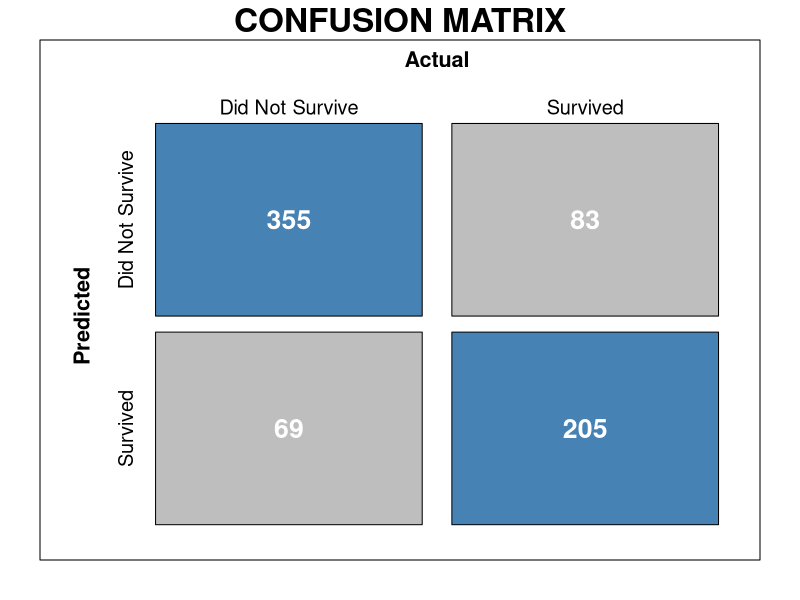
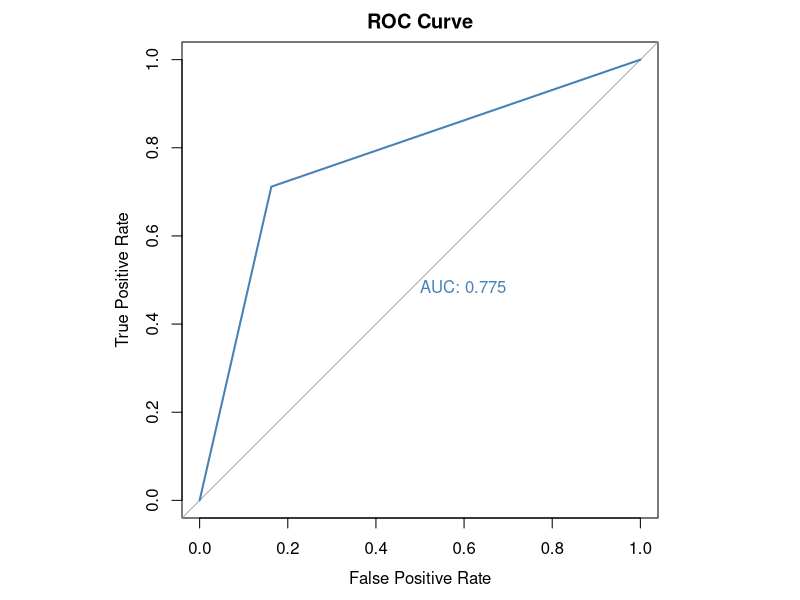

These charts were generated, in order, by the following R code:
# Master's Report Classification Project - Andras Horvath
# Naive Bayes

setwd("Your directory to titanic data set folder")
data = read.csv("Cleaned Dataset.csv", header = T)
data = data[-1] # remove this pesky column that keeps track of the observations

library(e1071)
library(caTools)
library(caret)


# Fitting Naive Bayes Model 
# By default, this implementation of the naive Bayes classifier models each 
# quantitative feature using a Gaussian distribution. However, a kernel density 
# method can also be used to estimate the distributions.
# The output contains the estimated mean and standard deviation for each
# variable in each class.

#set.seed(120)  # Setting Seed
classifier_cl <- naiveBayes(Survived ~ ., data = data)
classifier_cl

sum(data$Survived)/length(data$Survived) # = 0.4044944
# This is the prior probability for Y = 1 i.e. having survived.

# Predicting on test data (Since we do not know the "truth" about an individual's
# survival in the test set, I will actually use the training data set "Cleaned Dataset.csv")
y_pred <- predict(classifier_cl, newdata = data)

# Confusion Matrix
cm <- table(data = y_pred, reference = data$Survived) #https://www.rdocumentation.org/packages/caret/versions/3.45/topics/confusionMatrix
# prediction first, then true results.
cm
# table(y_pred,data$Survived) # gives the same output as cm

# Double check:
tester = 0
for(i in 1:length(data$Survived))
{
  if (data$Survived[i] == 1 & y_pred[i] ==0)
  {
    tester = tester + 1
  }
}
tester # 83. Perfect!

tester = 0
for(i in 1:length(data$Survived))
{
  if (data$Survived[i] == 1 & y_pred[i] ==1)
  {
    tester = tester + 1
  }
}
tester # 205 survived and classified as survived

tester = 0
for(i in 1:length(data$Survived))
{
  if (data$Survived[i] == 0 & y_pred[i] ==0)
  {
    tester = tester + 1
  }
}
tester # 355

tester = 0
for(i in 1:length(data$Survived))
{
  if (data$Survived[i] == 0 & y_pred[i] ==1)
  {
    tester = tester + 1
  }
}
tester # 69

# Model Evaluation
example <- confusionMatrix(cm)
example

# y_pred
#    0   1
#0 355  83
#1  69 205
# Classified just a little bit worse than logistic regression for p = 0.5 Threshold

example$overall[1]
# Accuracy : 0.7865
# 95% CI : (0.7546, 0.8161)

# Confusion Matrix Visual:
cm <- example
draw_confusion_matrix <- function(cm) {
  
  layout(matrix(c(1,1)))
  par(mar=c(2,2,2,2))
  plot(c(120, 345), c(300, 450), type = "n", xlab="", ylab="", xaxt='n', yaxt='n')
  title('CONFUSION MATRIX', cex.main=2)
  
  # create the matrix 
  rect(150, 430, 240, 370, col='steelblue')
  text(195, 435, 'Did Not Survive', cex=1.2)
  rect(250, 430, 340, 370, col='gray')
  text(295, 435, 'Survived', cex=1.2)
  text(125, 370, 'Predicted', cex=1.3, srt=90, font=2)
  text(245, 450, 'Actual', cex=1.3, font=2)
  rect(150, 305, 240, 365, col='gray')
  rect(250, 305, 340, 365, col='steelblue')
  text(140, 400, 'Did Not Survive', cex=1.2, srt=90)
  text(140, 335, 'Survived', cex=1.2, srt=90)
  
  # add in the cm results 
  res <- as.numeric(cm$table)
  text(195, 400, res[1], cex=1.6, font=2, col='white')
  text(195, 335, res[2], cex=1.6, font=2, col='white')
  text(295, 400, res[3], cex=1.6, font=2, col='white')
  text(295, 335, res[4], cex=1.6, font=2, col='white')
}  
draw_confusion_matrix(cm)
example$table


# ROC Curve:
# Best video I found was the following:
# https://www.youtube.com/watch?v=qcvAqAH60Yw
library(pROC)
par(pty = "s") # set plot type to square if looks weird.
roc(data$Survived,as.numeric(y_pred), plot = TRUE, legacy.axes = TRUE, xlab = "False Positive Rate", ylab = "True Positive Rate", main = "ROC Curve", col = "steelblue", print.auc = TRUE)
# Area under curve = 0.775

par(pty = "m") # Set back to maximum i.e. fill up the whole space provided.


# To use kernel density estimator you will need to download naivebayes package
# and specify usekernel = TRUE in naive_bayes function.
